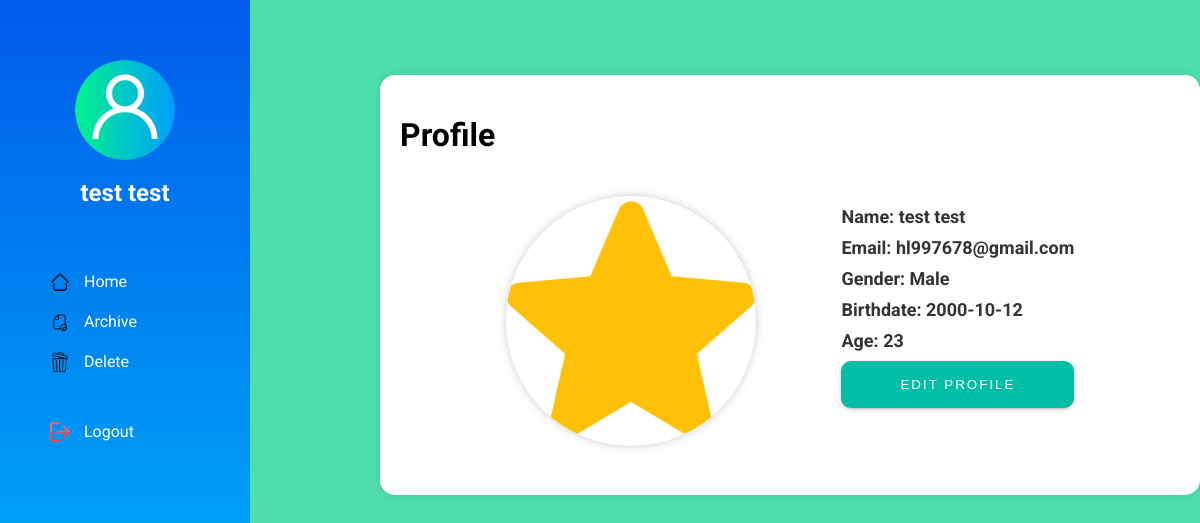
Screenshot of /profile.php (signed in) with the database file from the repository.
### tables this page shows
CREATE TABLE `users` (
  `user_id` int(11) NOT NULL,
  `username` varchar(50) NOT NULL,
  `email` varchar(100) NOT NULL,
  `password` varchar(100) NOT NULL,
  `registration_date` timestamp NOT NULL DEFAULT current_timestamp(),
  `first_name` varchar(50) DEFAULT NULL,
  `last_name` varchar(50) DEFAULT NULL,
  `gender` enum('Male','Female','Other') DEFAULT NULL,
  `birthdate` date DEFAULT NULL,
  `profile_image` varchar(255) DEFAULT NULL
);

### profile.php (the view, shortened to what this page needs)
<?php
include_once 'connection/config.php';
$user_id = $_SESSION['user_id'];
$query = "SELECT first_name, last_name, email, gender, birthdate, profile_image FROM users WHERE user_id = ?";
$stmt = $link->prepare($query);
$stmt->bind_param("i", $user_id);
$stmt->execute();
$result = $stmt->get_result();
if ($result && $result->num_rows > 0) {
    $row = $result->fetch_assoc();
    $email = $row["email"];
    $gender = $row["gender"];
    $birthdate = $row["birthdate"];
    $dob = new DateTime($birthdate);
    $now = new DateTime();
    $age = $now->diff($dob)->y;
}
?>
<!DOCTYPE html>
<html lang="en">
<head>
</head>
<body>
    <?php include 'bars/sidebar.php'?>
    <div class="content">
    <h1>Profile</h1>
    <div class="profile-container">
        <img class="profile-img" src="<?php echo $profile_image_path; ?>" alt="Profile Picture" onclick="openImageUploadModal()">
        <div class="profile-details">
            <p>Name:       <?php echo $full_name; ?></p>
            <p>Email:      <?php echo $email; ?></p>
            <p>Gender:     <?php echo $gender; ?></p>
            <p>Birthdate:  <?php echo $birthdate; ?></p>
            <p>      Age:  <?php echo $age; ?></p>
            <button class="btn" onclick="openEditProfileModal()">Edit Profile</button>
        </div>
    </div>
</div>
</body>
</html>

### bars/sidebar.php (shortened to what this page needs)
</head>
<body>
<?php
if (isset($_SESSION['user_id'])) {
    $user_id = $_SESSION['user_id'];
    $sql = "SELECT first_name, last_name, profile_image FROM users WHERE user_id = $user_id";
    $result = mysqli_query($link, $sql);
    if ($result && mysqli_num_rows($result) > 0) {
        $row = mysqli_fetch_assoc($result);
        $full_name = $row["first_name"] . ' ' . $row["last_name"];
        $profile_image_filename = $row["profile_image"];
        $profile_image_path = $profile_image_filename;
        if (file_exists($profile_image_path)) {
            echo '<div class="sidenav">';
            echo '<div class="profile">';
            echo '<a href="profile.php">';
            echo '<img src="' . $profile_image_path . '" alt="Profile Picture">';
            echo '<h2>' . $full_name . '</h2>';
            echo '</div>';
        } else {
            echo '<div class="sidenav">';
            echo '<div class="profile">';
            echo '<a href="profile.php">';
            echo '<img src="profile/defaultprofile.png" alt="Default Profile Picture">';
            echo '<h2>' . $full_name . '</h2>';
            echo '</div>';
        }
    }
}
?>
<a href="home.php" class="nav-link">
    <img src="icons/home.png" alt="Home Icon">
    <span>Home</span>
</a>
<a href="archive.php" class="nav-link">
    <img src="icons/archive.png" alt="Archive Icon">
    <span>Archive</span>
</a>
<a href="trashdash.php" class="nav-link">
    <img src="icons/trash.png" alt="Trash Icon">
    <span>Delete</span>
</a>
<a href="login.php" class="nav-logout">
    <img src="icons/logout.png" alt="Logout Icon">
    <span>Logout</span>
</a>
</div>

### profile.php (style rules this page uses)
body { font-family: 'Roboto', sans-serif; margin: 0; padding-top: 75px; padding-left: 130px; justify-content: center; align-items: center; position: relative; background-color: #4edeac; }
.content { max-width: 800px; height: 380px; background-color: #fff; border-radius: 15px; padding: 30px; box-shadow: 0 0 10px rgba(0, 0, 0, 0.1); }
.profile-container { text-align: center; padding: 20px; display: flex; justify-content: space-evenly; }
.profile-img { width: 250px; height: 250px; float: left; border-radius: 50%; object-fit: cover; margin-bottom: 20px; transition: box-shadow 0.3s ease; box-shadow: 0 0 10px rgba(0, 0, 0, 0.2); cursor: pointer; }
.profile-details p { margin: 10px 0; text-align: justify; font-weight: bold; color: #333; font-size: 18px; }
.btn { width: 100%; padding: 14px 40px; color: #fff; text-transform: uppercase; letter-spacing: 2px; cursor: pointer; border-radius: 10px; border: 2px dashed #00BFA6; box-shadow: rgba(50, 50, 93, 0.25) 0px 2px 5px -1px, rgba(0, 0, 0, 0.3) 0px 1px 3px -1px; transition: .4s; background-color: #00BFA6; }

### bars/sidebar.php (style rules this page uses)
.sidenav { height: 100%; width: 250px; position: fixed; z-index: 1; top: 0; left: 0; padding-top: 20px; display: flex; flex-direction: column; justify-content: flex-start; align-items: flex-start; background-image: linear-gradient(to top, #00c6fb 0%, #005bea 100%); }
.profile { text-align: center; padding: 20px 20px 20px 20px; text-decoration: none; display: flex; flex-direction: column; align-items: center; justify-content: center; margin: 20px auto; }
.profile img { width: 100px; height: 100px; border-radius: 50%; margin-bottom: 10px; }
.profile a { text-decoration: none; color: white; }
.profile h2 { color: white; margin: 5px; text-decoration: none; }
.content { margin-left: 250px; padding: 20px; }
.nav-link { color: white; text-decoration: none; display: block; text-align: left; margin-top: 20px; display: flex; align-items: center; justify-content: flex-start; }
.nav-link img { height: 20px; width: auto; margin-right: 10px; margin-left: 50px; }
.nav-link span { line-height: 20px; margin-left: 4px; margin-right: 98px; }
.nav-logout { color: white; text-decoration: none; display: block; text-align: left; margin-top: 50px; display: flex; align-items: center; justify-content: flex-start; }
.nav-logout img { height: 20px; width: auto; margin-right: 10px; margin-left: 50px; }
.nav-logout span { line-height: 20px; margin-left: 4px; margin-right: 98px; }

### rows the page displays
users: full_name "test test", profile_image (picture), email "hl997678@gmail.com", gender "Male", birthdate "2000-10-12", birthdate "23"
